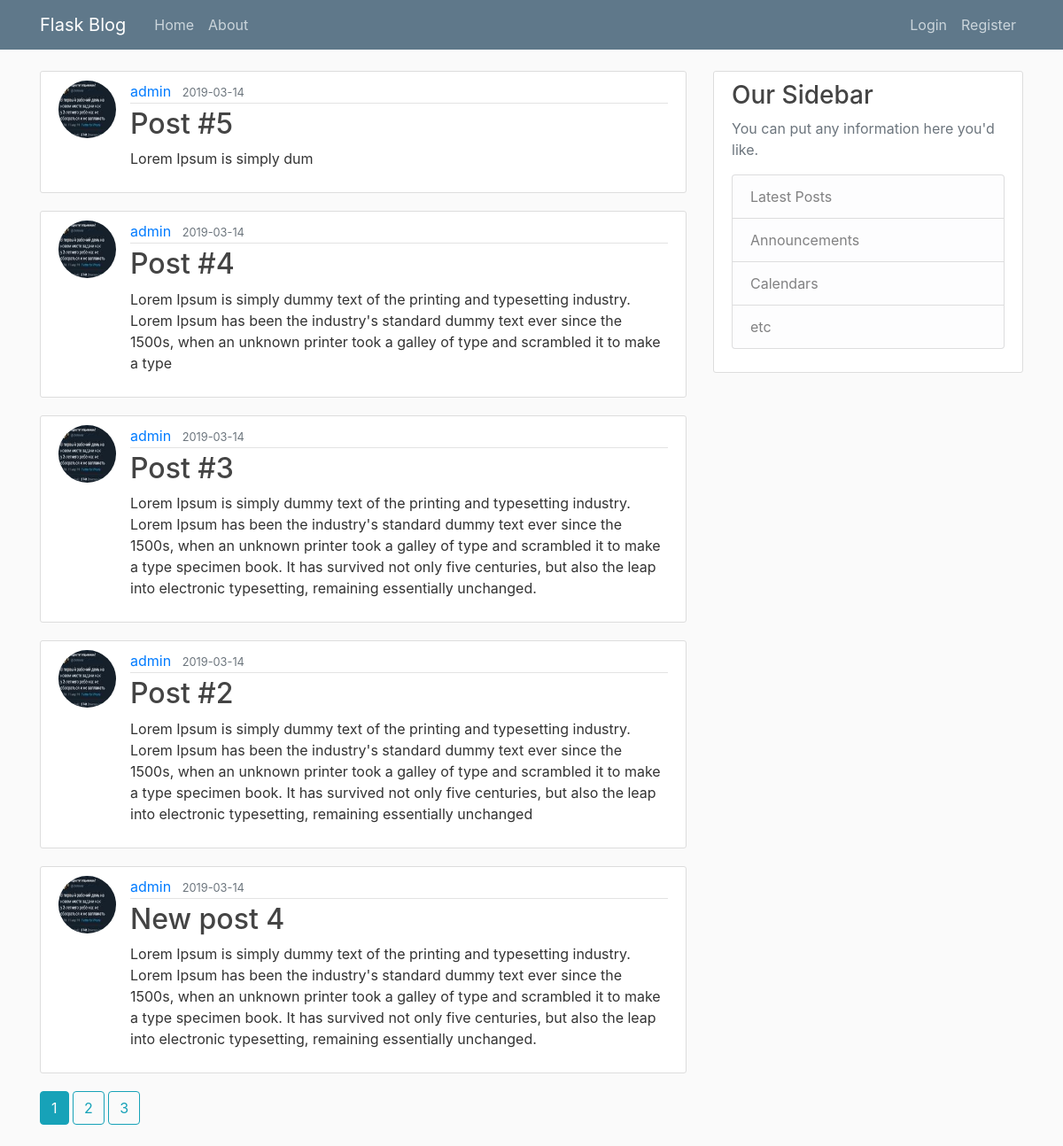
Page /home on the earlier database version.
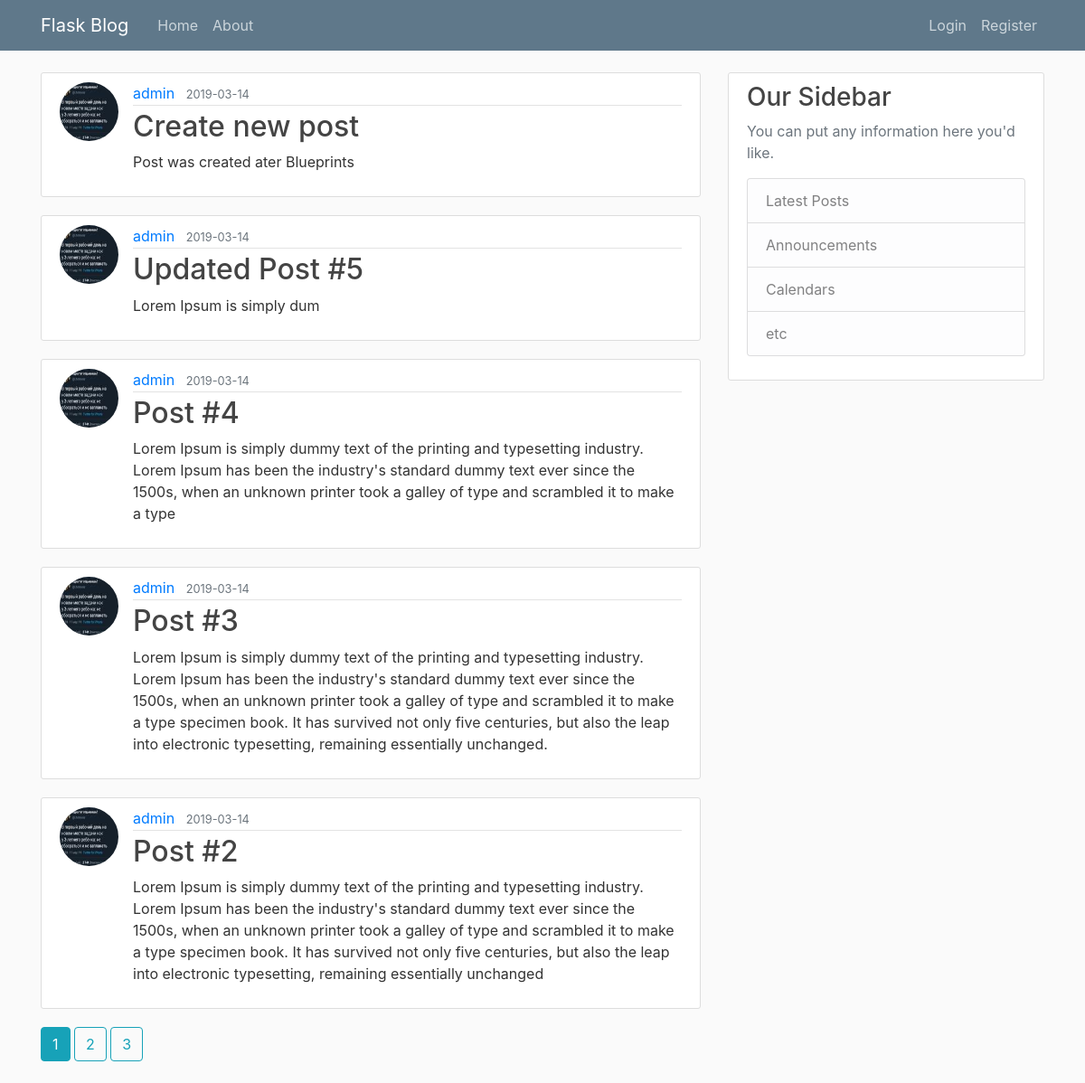
Same page on the later database version.
### flaskblog/models.py (models this page shows, shortened)
class Post(db.Model):
    id = db.Column(db.Integer, primary_key=True)
    title = db.Column(db.String(100), nullable=False)
    date_posted = db.Column(db.DateTime, nullable=False, default=datetime.utcnow)
    content = db.Column(db.Text, nullable=False)
    user_id = db.Column(db.Integer, db.ForeignKey('user.id'), nullable=False)

class User(db.Model, UserMixin):
    id = db.Column(db.Integer, primary_key=True)
    username = db.Column(db.String(20), unique=True, nullable=False)
    email = db.Column(db.String(120), unique=True, nullable=False)
    image_file = db.Column(db.String(20), nullable=False, default='default.jpg')
    password = db.Column(db.String(60), nullable=False)
    posts = db.relationship('Post', backref='author', lazy=True)

### flaskblog/main/routes.py (the view)
@main.route('/')
@main.route('/home')
def home():
	page = request.args.get('page', 1, type = int)
	posts = Post.query.order_by(Post.date_posted.desc()).paginate(page = page, per_page = 5)
	return render_template('home.html', posts = posts)

### flaskblog/templates/home.html
{% extends 'layout.html' %}
{% block content %}
	{% for post in posts.items %}
		<article class="media content-section">
		  <img class = 'rounded-circle article-img' src="{{ url_for('static', filename = 'profile_pics/' + post.author.image_file) }}">
		  <div class="media-body">
		    <div class="article-metadata">
		      <a class="mr-2" href="{{ url_for('users.user_posts', username=post.author.username) }}">{{ post.author.username }}</a>
		      <small class="text-muted">{{ post.date_posted.strftime('%Y-%m-%d') }}</small>
		    </div>
		    <h2><a class="article-title" href="{{ url_for('posts.post', post_id=post.id) }}">{{ post.title }}</a></h2>
		    <p class="article-content">{{ post.content }}</p>
		  </div>
		</article>
	{% endfor %}
	{% for page_num in posts.iter_pages(left_edge=1, right_edge=1, left_current=1, right_current=2) %}
      {% if page_num %}
        {% if posts.page == page_num %}
          <a class="btn btn-info mb-4" href="{{ url_for('main.home', page=page_num) }}">{{ page_num }}</a>
        {% else %}
          <a class="btn btn-outline-info mb-4" href="{{ url_for('main.home', page=page_num) }}">{{ page_num }}</a>
        {% endif %}
      {% else %}
        ...
      {% endif %}
	{% endfor %}
{% endblock %}

Differences in the rows shown:
no longer on this page (row unchanged): Post: image_file (picture), author.username "admin", date_posted "2019-03-14", title "New post 4", content "Lorem Ipsum is simply dummy text of the printing and typesetting industry. Lorem Ipsum has been the industry's standard dummy text ever since the 1500s, when an unknown printer took a galley of type and scrambled it to make a type specimen book. It has survived not only five centuries, but also the leap into electronic typesetting, remaining essentially unchanged."
added Post: image_file (picture), author.username "admin", date_posted "2019-03-14", title "Create new post", content "Post was created ater Blueprints"
changed Post "Lorem Ipsum is simply dum": title "Post #5" → "Updated Post #5"
